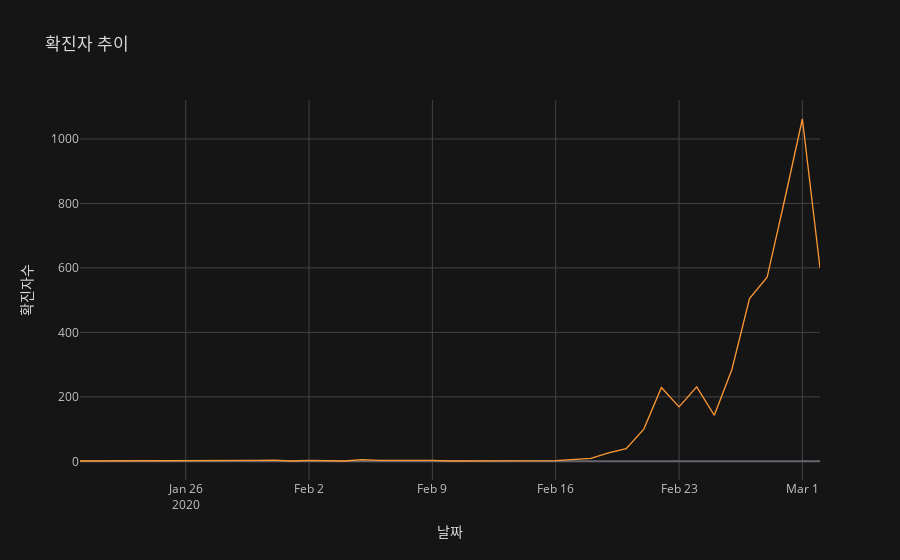

Notebook code for this chart:
### Code cell
confirm.iplot(kind='line',
             xTitle='날짜',
             yTitle='확진자수',
             title='확진자 추이',
             theme=cf.set_config_file(theme='solar'))

### Figure 1 — Plotly figure (JSON) as saved in the notebook; plotly's stock layout.template omitted (floating-point values rounded to 4 significant figures)
{"data": [{"line": {"color": "rgba(255, 153, 51, 1.0)", "dash": "solid", "shape": "linear", "width": 1.3}, "mode": "lines", "name": "count", "text": "", "type": "scatter", "x": ["2020-01-20", "2020-01-24", "2020-01-26", "2020-01-27", "2020-01-30", "2020-01-31", "2020-02-01", "2020-02-02", "2020-02-04", "2020-02-05", "2020-02-06", "2020-02-09", "2020-02-10", "2020-02-16", "2020-02-18", "2020-02-19", "2020-02-20", "2020-02-21", "2020-02-22", "2020-02-23", "2020-02-24", "2020-02-25", "2020-02-26", "2020-02-27", "2020-02-28", "2020-02-29", "2020-03-01", "2020-03-02"], "y": [1, 1, 1, 1, 3, 4, 1, 3, 1, 5, 3, 3, 1, 2, 9, 26, 39, 100, 229, 169, 231, 143, 285, 505, 571, 813, 1062, 600]}], "layout": {"legend": {"bgcolor": "#151516", "font": {"color": "#D9D9D9"}}, "paper_bgcolor": "#151516", "plot_bgcolor": "#151516", "title": {"font": {"color": "#D9D9D9"}, "text": "확진자 추이"}, "xaxis": {"gridcolor": "#434343", "showgrid": true, "tickfont": {"color": "#C2C2C2"}, "title": {"font": {"color": "#D9D9D9"}, "text": "날짜"}, "zerolinecolor": "#666570"}, "yaxis": {"gridcolor": "#434343", "showgrid": true, "tickfont": {"color": "#C2C2C2"}, "title": {"font": {"color": "#D9D9D9"}, "text": "확진자수"}, "zerolinecolor": "#666570"}}}
